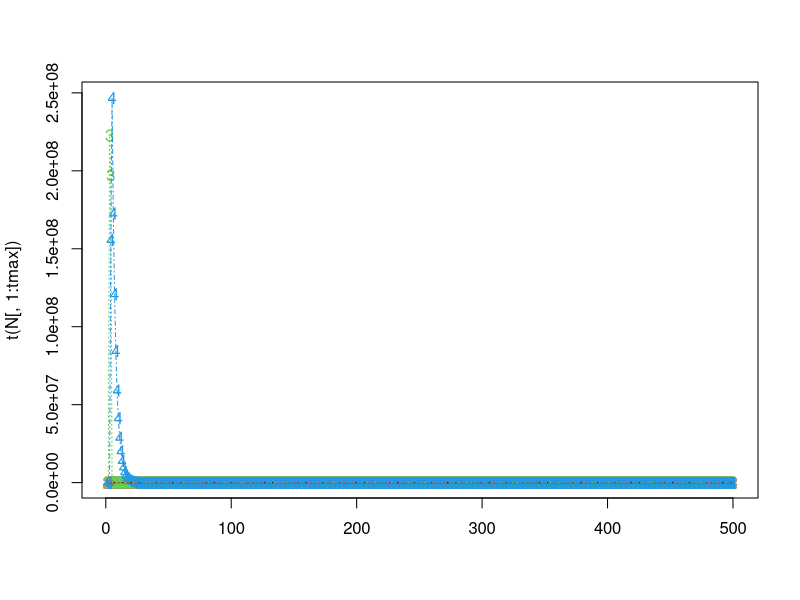
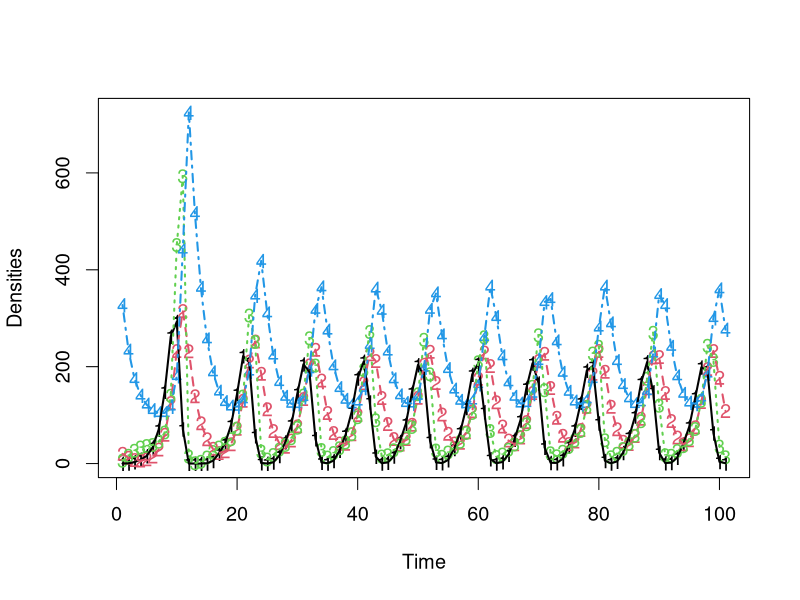
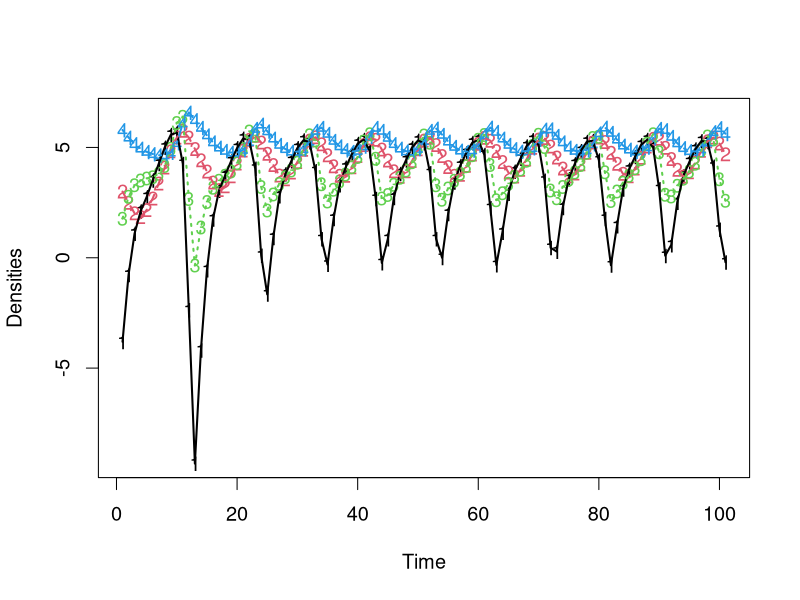

Write R code to recreate these figures, in order.
#####################################################################################################################################
### FBarraquand & OGimenez 14/11/2017 -- Two species density-dependent matrix model // predator -prey version
### 'New' version with density-dependence intra and inter affecting four vital rates, each vital rate affected once
### 18/03/2018 New set of parameters, slightly more realistic
### 07/09/2018 New version of pre-breeding model that we use statistically
### Second parameter set used in statistical paper
#####################################################################################################################################

library('Matrix')

####################### Definition of functions #####################################################

logistic=function(x){
return(1/(1+exp(-x)))
}


#logistic=function(x,x_thresh=1,steepness=1){
#return(1/(1+exp(-steepness*(x-x_thresh))))
#}

# Computes vital rates from the state vector N 
vital_rates=function(params,N){

############ Parameters used as inputs #################################################################
### similar to statistical model
#########################################################################################################

VR=matrix(NA,nrow=4,ncol=4)
phiA = params[1:2] # 
alphas = params[3:10] #

f=rep(NA,4)
### same order as in statistical model (not much logic)
f[1] = logistic(alpha[1] + alpha[2] *N[4]) # intra-species DD - juvenile predator survival fn of adult predator abundance
f[2] = logistic(alpha[3] + alpha[4] * N[4]) # inter-species DD - juvenile prey survival fn of adult predator abundance
f[3] = exp(alpha[5] + alpha[6] * N[1]) # inter-species DD - predator fecundity fn of juvenile prey abundance
f[4] = exp(alpha[7] + alpha[8] * N[2]) # intra-species DD - prey fecundity fn of adult prey abundance


VR_prey = matrix(c(0,0.5 * f[4]* f[2], 
            phiA[1],  phiA[1]),nrow = 2, ncol = 2,byrow = TRUE)

VR_pred =  matrix(c(0,0.5* f[3] * f[1], 
             phiA[2],phiA[2]),nrow = 2, ncol = 2,byrow = TRUE)

VR=bdiag(VR_prey,VR_pred)

return(VR)

}

############################################# end of functions def. ############################################################


################### Main program ############################################################################################### 

### Initialization
#set.seed(42) 

# Define parameters
tmax = 500 #max time for sim

### Max rate parameters
# Prey (max) adult survival (v for victim)
phiA_V = 0.6
# Predator adult survival 
phiA_P = 0.7

# Other parameters 

alpha <- rep(NA,8)
N <- seq(10,500,length=10)
# intra-species DD - juvenile predator survival fn of adult predator abundance
alpha[1] <- 0.5
alpha[2] <- -0.01 # slopes
1/(1+exp(-(alpha[1] + alpha[2] * N)))

# inter-species DD - juvenile prey survival fn of adult predator abundance
alpha[3] <- 0.5
alpha[4] <- -0.025 # slopes
1/(1+exp(-(alpha[3] + alpha[4] * N)))

# inter-species DD - predator fecundity fn of juvenile prey abundance
alpha[5] <- .5
alpha[6] <- 0.01 # slopes
exp(alpha[5] + alpha[6] * N)

# intra-species DD - prey fecundity fn of adult prey abundance
alpha[7] <- 4.7 #2.5 too much
alpha[8] <- -0.005 # slopes
exp(alpha[7] + alpha[8] * N)


# Bundle the whole shabang into a single vector, which we then feed to the function
params = c(phiA_V,phiA_P,alpha)

# Initialize the state vector
N=matrix(NA,4,tmax)
N[,1] = c(100,100,20,20)#runif(4,50,100) ### we state 4 values for 2 species and 2 stages

############################# Loop over time #################################################################

for (t in 1:(tmax-1)){
	## Compute vital rates as a function of the initial state
	vital_rate_matrix = as.matrix(vital_rates(params,N[,t])) 
	N[,t+1] = vital_rate_matrix %*% N[,t] 
}
N[,tmax]
matplot(t(N[,1:tmax]))
matlines(t(N[,1:tmax]))
############################################ end of simulation ##################################################################

nplotstart = 100
nplotend = 200 #tmax
pdf(file="TimePlot_BGpredation_prebreed_newparam_highfec.pdf",width=12,height=8)
par(cex=1.2)
matplot(t(N[,nplotstart:nplotend]),xlab="Time",ylab="Densities")
matlines(t(N[,nplotstart:nplotend]),lwd=2)
dev.off()

pdf(file="Log_TimePlot_BGpredation_prebreed_newparam_highfec.pdf",width=12,height=8)
par(cex=1.2)
matplot(t(log(N[,nplotstart:nplotend])),xlab="Time",ylab="Densities")
matlines(t(log(N[,nplotstart:nplotend])),lwd=2)
dev.off()

